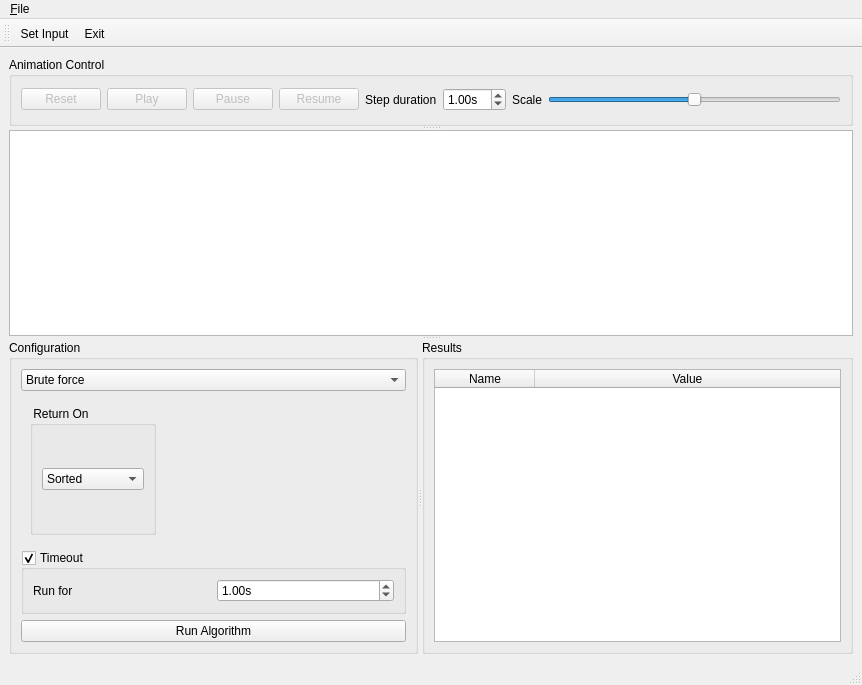
<?xml version="1.0" encoding="UTF-8"?>
<ui version="4.0">
 <class>MainWindow</class>
 <widget class="QMainWindow" name="MainWindow">
  <property name="geometry">
   <rect>
    <x>0</x>
    <y>0</y>
    <width>862</width>
    <height>685</height>
   </rect>
  </property>
  <property name="windowTitle">
   <string>Sorter simulator</string>
  </property>
  <widget class="QWidget" name="centralwidget">
   <layout class="QGridLayout" name="gridLayout_2">
    <item row="0" column="0">
     <widget class="QSplitter" name="splitter_2">
      <property name="orientation">
       <enum>Qt::Vertical</enum>
      </property>
      <widget class="QGroupBox" name="groupBox_3">
       <property name="title">
        <string>Animation Control</string>
       </property>
       <layout class="QGridLayout" name="gridLayout_4">
        <item row="0" column="0">
         <widget class="QPushButton" name="reset_button">
          <property name="enabled">
           <bool>false</bool>
          </property>
          <property name="text">
           <string>Reset</string>
          </property>
         </widget>
        </item>
        <item row="0" column="1">
         <widget class="QPushButton" name="play_button">
          <property name="enabled">
           <bool>false</bool>
          </property>
          <property name="text">
           <string>Play</string>
          </property>
         </widget>
        </item>
        <item row="0" column="2">
         <widget class="QPushButton" name="pause_button">
          <property name="enabled">
           <bool>false</bool>
          </property>
          <property name="text">
           <string>Pause</string>
          </property>
         </widget>
        </item>
        <item row="0" column="3">
         <widget class="QPushButton" name="resume_button">
          <property name="enabled">
           <bool>false</bool>
          </property>
          <property name="text">
           <string>Resume</string>
          </property>
         </widget>
        </item>
        <item row="0" column="4">
         <widget class="QLabel" name="step_duration_label">
          <property name="text">
           <string>Step duration</string>
          </property>
         </widget>
        </item>
        <item row="0" column="5">
         <widget class="QDoubleSpinBox" name="step_duration">
          <property name="suffix">
           <string>s</string>
          </property>
          <property name="singleStep">
           <double>0.100000000000000</double>
          </property>
          <property name="value">
           <double>1.000000000000000</double>
          </property>
         </widget>
        </item>
        <item row="0" column="6">
         <widget class="QLabel" name="label">
          <property name="text">
           <string>Scale</string>
          </property>
         </widget>
        </item>
        <item row="0" column="7">
         <widget class="QSlider" name="scale_slider">
          <property name="minimum">
           <number>-1000</number>
          </property>
          <property name="maximum">
           <number>1000</number>
          </property>
          <property name="value">
           <number>0</number>
          </property>
          <property name="orientation">
           <enum>Qt::Horizontal</enum>
          </property>
         </widget>
        </item>
       </layout>
      </widget>
      <widget class="QGraphicsView" name="canvas">
       <property name="sizePolicy">
        <sizepolicy hsizetype="Expanding" vsizetype="Expanding">
         <horstretch>0</horstretch>
         <verstretch>0</verstretch>
        </sizepolicy>
       </property>
       <property name="maximumSize">
        <size>
         <width>16777215</width>
         <height>16777215</height>
        </size>
       </property>
       <property name="sizeIncrement">
        <size>
         <width>0</width>
         <height>0</height>
        </size>
       </property>
       <property name="alignment">
        <set>Qt::AlignLeading|Qt::AlignLeft|Qt::AlignTop</set>
       </property>
       <property name="viewportUpdateMode">
        <enum>QGraphicsView::FullViewportUpdate</enum>
       </property>
      </widget>
      <widget class="QSplitter" name="splitter">
       <property name="sizePolicy">
        <sizepolicy hsizetype="Expanding" vsizetype="Preferred">
         <horstretch>0</horstretch>
         <verstretch>0</verstretch>
        </sizepolicy>
       </property>
       <property name="sizeIncrement">
        <size>
         <width>0</width>
         <height>0</height>
        </size>
       </property>
       <property name="orientation">
        <enum>Qt::Horizontal</enum>
       </property>
       <widget class="QGroupBox" name="groupBox">
        <property name="title">
         <string>Configuration</string>
        </property>
        <layout class="QGridLayout" name="gridLayout_5">
         <item row="0" column="0">
          <widget class="QComboBox" name="algorithm_combo_box">
           <property name="editable">
            <bool>false</bool>
           </property>
           <item>
            <property name="text">
             <string>Brute force</string>
            </property>
           </item>
           <item>
            <property name="text">
             <string>Naive</string>
            </property>
           </item>
           <item>
            <property name="text">
             <string>A*</string>
            </property>
           </item>
          </widget>
         </item>
         <item row="1" column="0">
          <widget class="QStackedWidget" name="configuration_stack">
           <property name="currentIndex">
            <number>0</number>
           </property>
           <widget class="QWidget" name="page_4">
            <layout class="QGridLayout" name="gridLayout_9">
             <item row="0" column="0">
              <widget class="QGroupBox" name="groupBox_4">
               <property name="title">
                <string> Return On</string>
               </property>
               <layout class="QGridLayout" name="gridLayout_6">
                <item row="0" column="0">
                 <widget class="QComboBox" name="return_on_choice">
                  <item>
                   <property name="text">
                    <string>Sorted</string>
                   </property>
                  </item>
                  <item>
                   <property name="text">
                    <string>CMYK Found</string>
                   </property>
                  </item>
                 </widget>
                </item>
               </layout>
              </widget>
             </item>
             <item row="0" column="1">
              <widget class="QStackedWidget" name="stackedWidget">
               <property name="currentIndex">
                <number>0</number>
               </property>
               <widget class="QWidget" name="page_2"/>
               <widget class="QWidget" name="page">
                <layout class="QGridLayout" name="gridLayout_8">
                 <item row="0" column="0">
                  <widget class="QCheckBox" name="is_front">
                   <property name="text">
                    <string>Front</string>
                   </property>
                  </widget>
                 </item>
                 <item row="1" column="0">
                  <widget class="QGroupBox" name="groupBox_5">
                   <property name="title">
                    <string>Seq Len</string>
                   </property>
                   <layout class="QGridLayout" name="gridLayout_7">
                    <item row="0" column="0">
                     <widget class="QSpinBox" name="seq_len"/>
                    </item>
                   </layout>
                  </widget>
                 </item>
                </layout>
               </widget>
              </widget>
             </item>
            </layout>
           </widget>
           <widget class="QWidget" name="page_3">
            <layout class="QGridLayout" name="gridLayout_10">
             <item row="0" column="0">
              <widget class="QLabel" name="label_2">
               <property name="text">
                <string>Optimalization level</string>
               </property>
              </widget>
             </item>
             <item row="0" column="1">
              <widget class="QComboBox" name="opti_level">
               <item>
                <property name="text">
                 <string>0</string>
                </property>
               </item>
               <item>
                <property name="text">
                 <string>1</string>
                </property>
               </item>
               <item>
                <property name="text">
                 <string>2</string>
                </property>
               </item>
              </widget>
             </item>
            </layout>
           </widget>
           <widget class="QWidget" name="page_5">
            <layout class="QGridLayout" name="gridLayout_11">
             <item row="0" column="0">
              <widget class="QLabel" name="heuristic_function_label">
               <property name="text">
                <string>Heuristic function</string>
               </property>
              </widget>
             </item>
             <item row="0" column="1">
              <widget class="QComboBox" name="heuristic_function_choice">
               <item>
                <property name="text">
                 <string>0</string>
                </property>
               </item>
               <item>
                <property name="text">
                 <string>1</string>
                </property>
               </item>
               <item>
                <property name="text">
                 <string>2</string>
                </property>
               </item>
              </widget>
             </item>
            </layout>
           </widget>
          </widget>
         </item>
         <item row="2" column="0">
          <widget class="QGroupBox" name="timeout_settings">
           <property name="title">
            <string>Timeout</string>
           </property>
           <property name="checkable">
            <bool>true</bool>
           </property>
           <layout class="QGridLayout" name="gridLayout">
            <item row="0" column="1">
             <widget class="QDoubleSpinBox" name="timeout_timer">
              <property name="sizePolicy">
               <sizepolicy hsizetype="Minimum" vsizetype="Fixed">
                <horstretch>0</horstretch>
                <verstretch>0</verstretch>
               </sizepolicy>
              </property>
              <property name="suffix">
               <string>s</string>
              </property>
              <property name="maximum">
               <double>9999.989999999999782</double>
              </property>
              <property name="value">
               <double>1.000000000000000</double>
              </property>
             </widget>
            </item>
            <item row="0" column="0">
             <widget class="QLabel" name="timeout_settings_label">
              <property name="text">
               <string>Run for</string>
              </property>
             </widget>
            </item>
           </layout>
          </widget>
         </item>
         <item row="3" column="0">
          <widget class="QPushButton" name="run_algorithm_button">
           <property name="text">
            <string>Run Algorithm</string>
           </property>
          </widget>
         </item>
        </layout>
       </widget>
       <widget class="QGroupBox" name="groupBox_2">
        <property name="sizePolicy">
         <sizepolicy hsizetype="Preferred" vsizetype="Preferred">
          <horstretch>0</horstretch>
          <verstretch>0</verstretch>
         </sizepolicy>
        </property>
        <property name="title">
         <string>Results</string>
        </property>
        <layout class="QGridLayout" name="gridLayout_3">
         <item row="0" column="0">
          <widget class="QTableWidget" name="algorithm_result_table">
           <property name="sortingEnabled">
            <bool>false</bool>
           </property>
           <property name="columnCount">
            <number>2</number>
           </property>
           <attribute name="horizontalHeaderStretchLastSection">
            <bool>true</bool>
           </attribute>
           <attribute name="verticalHeaderStretchLastSection">
            <bool>false</bool>
           </attribute>
           <column>
            <property name="text">
             <string>Name</string>
            </property>
           </column>
           <column>
            <property name="text">
             <string>Value</string>
            </property>
           </column>
          </widget>
         </item>
        </layout>
       </widget>
      </widget>
     </widget>
    </item>
   </layout>
  </widget>
  <widget class="QMenuBar" name="menubar">
   <property name="geometry">
    <rect>
     <x>0</x>
     <y>0</y>
     <width>862</width>
     <height>20</height>
    </rect>
   </property>
   <widget class="QMenu" name="menu_File">
    <property name="title">
     <string>&amp;File</string>
    </property>
    <addaction name="action_Set_Input"/>
    <addaction name="separator"/>
    <addaction name="action_Exit"/>
   </widget>
   <addaction name="menu_File"/>
  </widget>
  <widget class="QStatusBar" name="statusbar"/>
  <widget class="QToolBar" name="toolBar">
   <property name="windowTitle">
    <string>toolBar</string>
   </property>
   <attribute name="toolBarArea">
    <enum>TopToolBarArea</enum>
   </attribute>
   <attribute name="toolBarBreak">
    <bool>false</bool>
   </attribute>
   <addaction name="action_Set_Input"/>
   <addaction name="action_Exit"/>
  </widget>
  <action name="action_Set_Input">
   <property name="text">
    <string>&amp;Set Input</string>
   </property>
  </action>
  <action name="action_Exit">
   <property name="text">
    <string>&amp;Exit</string>
   </property>
  </action>
 </widget>
 <tabstops>
  <tabstop>algorithm_combo_box</tabstop>
  <tabstop>canvas</tabstop>
  <tabstop>run_algorithm_button</tabstop>
 </tabstops>
 <resources/>
 <connections>
  <connection>
   <sender>algorithm_combo_box</sender>
   <signal>currentIndexChanged(int)</signal>
   <receiver>configuration_stack</receiver>
   <slot>setCurrentIndex(int)</slot>
   <hints>
    <hint type="sourcelabel">
     <x>171</x>
     <y>405</y>
    </hint>
    <hint type="destinationlabel">
     <x>130</x>
     <y>540</y>
    </hint>
   </hints>
  </connection>
  <connection>
   <sender>return_on_choice</sender>
   <signal>currentIndexChanged(int)</signal>
   <receiver>stackedWidget</receiver>
   <slot>setCurrentIndex(int)</slot>
   <hints>
    <hint type="sourcelabel">
     <x>84</x>
     <y>485</y>
    </hint>
    <hint type="destinationlabel">
     <x>206</x>
     <y>483</y>
    </hint>
   </hints>
  </connection>
 </connections>
</ui>
